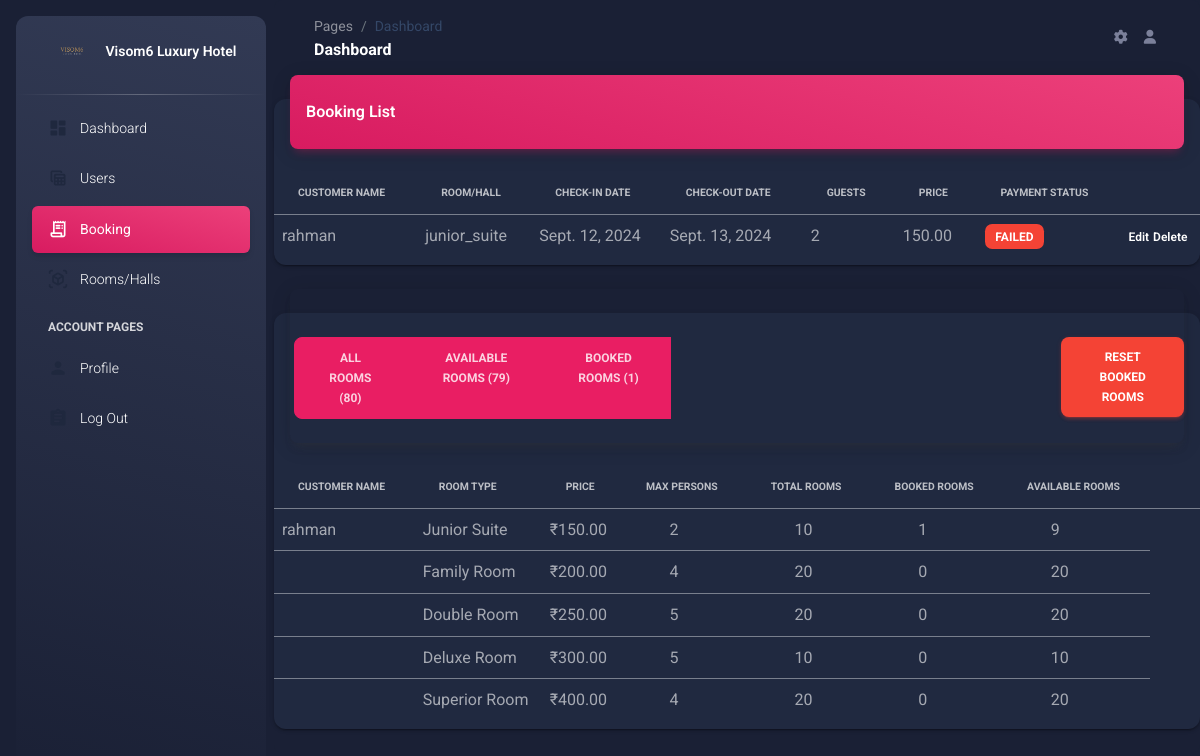
The app's page /bookin/, older data.
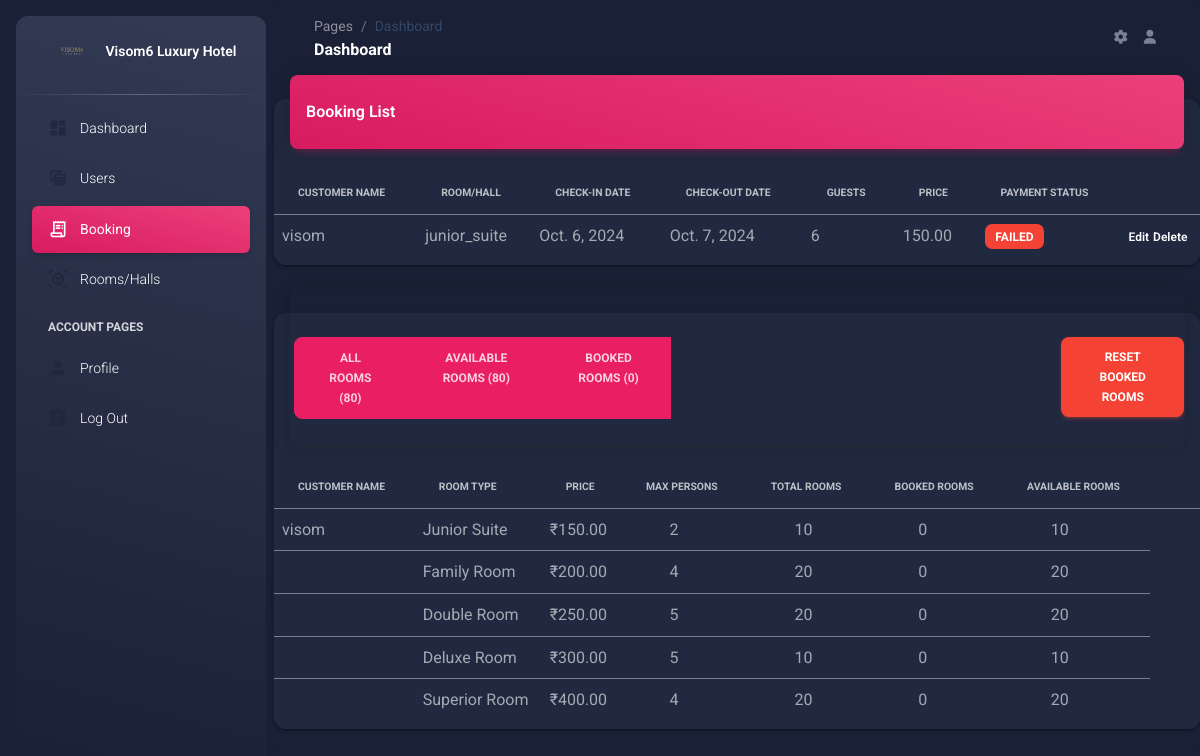
The same page, newer data.
### visom6/models.py (models this page shows, shortened)
class Booking(models.Model):
    customer_name = models.CharField(max_length=100)
    room = models.ForeignKey(Room, on_delete=models.CASCADE,blank=True, null=True)
    hall = models.ForeignKey(Hall, on_delete=models.CASCADE, blank=True, null=True)
    check_in_date = models.DateField()
    check_out_date = models.DateField()
    guests = models.IntegerField()
    price = models.DecimalField(max_digits=8, decimal_places=2, editable=False,default=0.00)
    PAYMENT_STATUS_CHOICES = [
        ('success', 'Success'),
        ('pending', 'Pending'),
        ('failed', 'Failed'),
    ]
    payment_status = models.CharField(max_length=10, choices=PAYMENT_STATUS_CHOICES, default='failed')

class Room(models.Model):
    ROOM_TYPES = [
        ('junior_suite', 'Junior Suite'),
        ('family_room', 'Family Room'),
        ('double_room', 'Double Room'),
        ('deluxe_room', 'Deluxe Room'),
        ('superior_room', 'Superior Room'),
    ]
    room_type = models.CharField(max_length=20, choices=ROOM_TYPES, unique=True)
    price_per_night = models.DecimalField(max_digits=6, decimal_places=2)
    description = models.TextField(blank=True, null=True)
    image = models.ImageField(upload_to='rooms/', blank=True, null=True)
    image1 = models.ImageField(upload_to='rooms/', blank=True, null=True)
    image2= models.ImageField(upload_to='rooms/', blank=True, null=True)
    max_persons = models.IntegerField()
    total_rooms = models.IntegerField(default=0)  # Total number of rooms of this type
    booked_rooms = models.IntegerField(default=0)  # Number of currently booked rooms
    @property
    def available_rooms(self):
        return self.total_rooms - self.booked_rooms

### visom6/views.py (the view)
# urls.py: path('bookin/', views.booking_list, name='booking_list'),
def booking_list(request):
    bookings = Booking.objects.all()
    filter_type = request.GET.get('filter', 'all')  # Default to 'all' if no filter is selected
    rooms = Room.objects.all()
    bookings = Booking.objects.select_related('room')
    total_rooms = sum(room.available_rooms + room.booked_rooms for room in rooms)
    total_available_rooms = sum(room.available_rooms for room in rooms)
    total_booked_rooms = sum(room.booked_rooms for room in rooms)
    if filter_type == 'available':
        filtered_rooms = [room for room in rooms if room.available_rooms > 0]
    elif filter_type == 'booked':
        filtered_rooms = [room for room in rooms if room.booked_rooms > 0]
    else:
        filtered_rooms = rooms
    context = {
        'rooms': filtered_rooms,
        'total_rooms': total_rooms,
        'bookings': bookings,
        'bookings': bookings,
        'available_rooms': total_available_rooms,  # Total count of available rooms
        'booked_rooms': total_booked_rooms,
    }
    return render(request, 'admin/booking.html',context)

### templates/admin/booking.html (shortened to what the changed rows need)
{% load static %}
<!DOCTYPE html>
<html lang="en">
<head>
  <link href="{% static 'assets/css/nucleo-icons.css' %}" rel="stylesheet" />
  <link href="{% static 'assets/css/nucleo-svg.css' %}" rel="stylesheet" />
  <link id="pagestyle" href="{% static 'assets/css/material-dashboard.css' %}?v=3.1.0" rel="stylesheet" />
</head>
<body class="g-sidenav-show dark-version">
  <main class="main-content position-relative max-height-vh-100 h-100 border-radius-lg ">
    <div class="row">
        <div class="col-12">
            <div class="card my-4">
                <div class="card-body px-0 pb-2">
                    <div class="table-responsive p-0">
                        <table class="table align-items-center mb-0">
                            <thead>
                                <tr>
                                    <th class="text-uppercase text-secondary text-xxs font-weight-bolder opacity-7">Customer Name</th>
                                    <th class="text-uppercase text-secondary text-xxs font-weight-bolder opacity-7">Room/Hall</th>
                                    <th class="text-uppercase text-secondary text-xxs font-weight-bolder opacity-7">Check-in Date</th>
                                    <th class="text-uppercase text-secondary text-xxs font-weight-bolder opacity-7">Check-out Date</th>
                                    <th class="text-uppercase text-secondary text-xxs font-weight-bolder opacity-7">Guests</th>
                                    <th class="text-uppercase text-secondary text-xxs font-weight-bolder opacity-7">Price</th>
                                    <th class="text-uppercase text-secondary text-xxs font-weight-bolder opacity-7">Payment Status</th>
                                    <th class="text-secondary opacity-7"></th>
                                </tr>
                            </thead>
                            <tbody>
                                {% for booking in bookings %}
                                <tr>
                                    <td>{{ booking.customer_name }}</td>
                                    <td>
                                        {% if booking.room %}
                                            {{ booking.room.room_type }}
                                        {% elif booking.hall %}
                                            {{ booking.hall.hall_type }}
                                        {% endif %}
                                    </td>
                                    <td>{{ booking.check_in_date }}</td>
                                    <td>{{ booking.check_out_date }}</td>
                                    <td>{{ booking.guests }}</td>
                                    <td>{{ booking.price }}</td>
                                    <td>
                                      {% if booking.payment_status == 'success' %}
                                          <span class="badge bg-success">Success</span>
                                      {% else %}
                                          <span class="badge bg-danger">Failed</span>
                                      {% endif %}
                                  </td>
                                    <td class="align-middle">
                                        <a href="{% url 'booking_update' booking.id %}" class="text-secondary font-weight-bold text-xs" data-toggle="tooltip" data-original-title="Edit booking">Edit</a>
                                        <a href="{% url 'booking_delete' 'booking' booking.id %}" class="text-secondary font-weight-bold text-xs" data-toggle="tooltip" data-original-title="Delete booking">Delete</a>
                                    </td>
                                </tr>
                                {% endfor %}
                            </tbody>
                        </table>
                    </div>
                </div>
            </div>
        </div>
    </div>
    <div class="row">
      <div class="col-12">
          <div class="card my-4">
              <div class="card-header p-0 position-relative mt-n4 mx-3 z-index-2">
                  <div class="bg-gradient-white shadow-dark border-radius-lg pt-5 pb-2 d-flex justify-content-between">
                    <div class="btn-group" role="group" aria-label="Basic radio toggle button group">
                      <label class="btn btn-outline-primary" for="allRooms" onclick="window.location.href='?filter=all'">All Rooms ({{ total_rooms }})</label>
                      <label class="btn btn-outline-primary active" for="availableRooms" onclick="window.location.href='?filter=available'">Available Rooms ({{ available_rooms }})</label>
                      <label class="btn btn-outline-primary active" for="bookedRooms" onclick="window.location.href='?filter=booked'">Booked Rooms ({{ booked_rooms }})</label>
                      <form method="post" action="{% url 'reset_booked_rooms' %}">
                        <button type="submit" class="btn btn-danger">Reset Booked Rooms</button>
                    </form>
                  </div>
                  </div>
              </div>
              <div class="card-body px-0 pb-2">
                  <div class="table-responsive p-0">
                      <table class="table align-items-center mb-0">
                          <thead>
                              <tr>
                                <th class="text-uppercase text-secondary text-xxs font-weight-bolder opacity-7">Customer Name</th>
                                  <th class="text-uppercase text-secondary text-xxs font-weight-bolder opacity-7">Room Type</th>
                                  <th class="text-uppercase text-secondary text-xxs font-weight-bolder opacity-7">Price</th>
                                  <th class="text-uppercase text-secondary text-xxs font-weight-bolder opacity-7">Max  Persons</th>
                                  <th class="text-uppercase text-secondary text-xxs font-weight-bolder opacity-7">Total Rooms</th>
                                  <th class="text-uppercase text-secondary text-xxs font-weight-bolder opacity-7">Booked Rooms</th>
                                  <th class="text-uppercase text-secondary text-xxs font-weight-bolder opacity-7">Available Rooms</th>
                                  <th class="text-secondary opacity-7"></th>
                              </tr>
                          </thead>
                          <tbody>
                            {% for room in rooms %}
                            <tr>
                              <td>
                                {% for booking in bookings %}
                                  {% if booking.room == room %}
                                    {{ booking.customer_name }}<br>
                                 {% endif %}
                               {% endfor %}
                              </td>
                              <td>{{ room.get_room_type_display }}</td>
                              <td>₹{{ room.price_per_night }}</td>
                              <td>&nbsp;&nbsp;&nbsp;&nbsp;&nbsp;&nbsp;&nbsp;&nbsp;&nbsp;&nbsp;{{ room.max_persons }}</td>
                              <td>&nbsp;&nbsp;&nbsp;&nbsp;&nbsp;&nbsp;&nbsp;&nbsp;&nbsp;&nbsp;{{ room.total_rooms }}</td>
                              <td>&nbsp;&nbsp;&nbsp;&nbsp;&nbsp;&nbsp;&nbsp;&nbsp;&nbsp;&nbsp;{{ room.booked_rooms }}</td>
                              <td>&nbsp;&nbsp;&nbsp;&nbsp;&nbsp;&nbsp;&nbsp;&nbsp;&nbsp;&nbsp;{{ room.available_rooms }}</td>
                            </tr>
                            {% endfor %}
                          </tbody>
                      </table>
                  </div>
              </div>
          </div>
      </div>
  </div>
    </html>

Row changes from the older to the newer data that the page shows:
removed Booking: customer_name "rahman", room.room_type "junior_suite", check_in_date "Sept. 12, 2024", check_out_date "Sept. 13, 2024", guests "2", price "150.00", payment_status "FAILED"
added Booking: customer_name "visom", room.room_type "junior_suite", check_in_date "Oct. 6, 2024", check_out_date "Oct. 7, 2024", guests "6", price "150.00", payment_status "FAILED"
changed Room "Junior Suite": booked_rooms "1" → "0"; available_rooms "9" → "10"
Text that changed along with them:
{{ available_rooms }}: "79" → "80"
{{ booked_rooms }}: "1" → "0"
